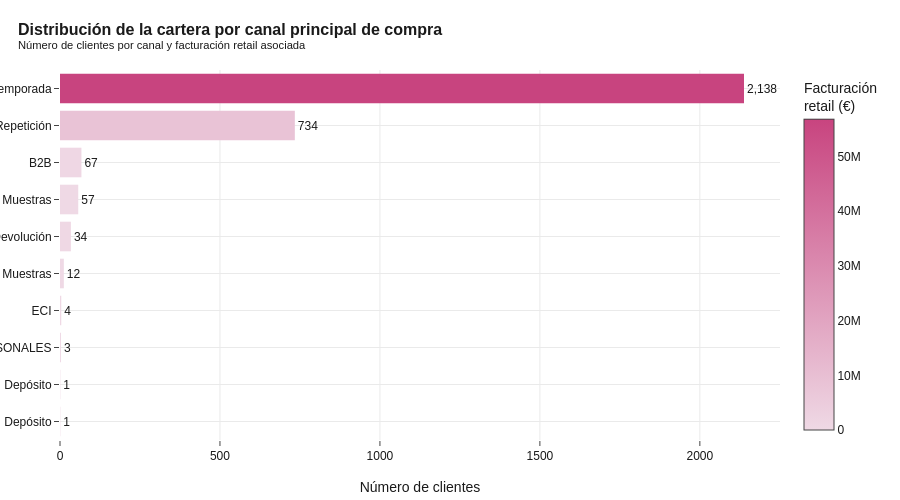

Notebook code cell kept with this figure:
### Markdown cell above
## 3. Mix de canales y comportamiento de compra

### Code cell
# 3.1 Distribución por canal principal
canal_dist = (df_sin_tecnicas[df_sin_tecnicas["canal_principal"].notna()]
              .groupby("canal_principal")
              .agg(num_clientes=("id_cliente", "count"),
                   facturacion_retail=("facturacion_retail_neta_eur", "sum"))
              .reset_index()
              .sort_values("num_clientes", ascending=False))
canal_dist["pct_clientes"] = (100 * canal_dist["num_clientes"] / canal_dist["num_clientes"].sum()).round(2)

print("DISTRIBUCIÓN DE LA CARTERA POR CANAL PRINCIPAL DE COMPRA")
print("=" * 75)
for _, row in canal_dist.iterrows():
    print(f"   {str(row['canal_principal']):<25s}  {fmt_es(row['num_clientes']):>6s} cli ({row['pct_clientes']:>5.2f} %)  Fact retail: {fmt_es(row['facturacion_retail']/1e6, 2):>6s} M €")

fig = px.bar(
    canal_dist.head(10).sort_values("num_clientes"),
    x="num_clientes", y="canal_principal",
    orientation="h",
    color="facturacion_retail",
    color_continuous_scale=[[0, "#EFD9E5"], [1, COLOR_NACIONAL]],
    text="num_clientes",
)
fig.update_traces(
    texttemplate="%{text:,}", textposition="outside",
    hovertemplate="<b>%{y}</b><br>Clientes: %{x:,}<br>Facturación retail: %{marker.color:,.0f} €<extra></extra>"
)
fig.update_layout(
    title=dict(text="<b>Distribución de la cartera por canal principal de compra</b><br><sup>Número de clientes por canal y facturación retail asociada</sup>"),
    xaxis_title="Número de clientes", yaxis_title="",
    coloraxis_colorbar=dict(title="Facturación<br>retail (€)"),
    height=500,
)
guardar_y_mostrar(fig, "05_distribucion_canal_principal")

### Figure 1 — Plotly figure (JSON) as saved in the notebook; plotly's stock layout.template omitted (floating-point values rounded to 4 significant figures)
{"data": [{"hovertemplate": "<b>%{y}</b><br>Clientes: %{x:,}<br>Facturación retail: %{marker.color:,.0f} €<extra></extra>", "legendgroup": "", "marker": {"color": [115200.0, 326800.0, 754.6, 65150.0, 64950.0, 338300.0, 152000.0, 721800.0, 8499000.0, 56820000.0], "coloraxis": "coloraxis", "pattern": {"shape": ""}}, "name": "", "orientation": "h", "showlegend": false, "text": [1.0, 1.0, 3.0, 4.0, 12.0, 34.0, 57.0, 67.0, 734.0, 2138.0], "textposition": "outside", "texttemplate": "%{text:,}", "type": "bar", "x": [1, 1, 3, 4, 12, 34, 57, 67, 734, 2138], "xaxis": "x", "y": ["Dev. Depósito", "Depósito", "PERSONALES", "ECI", "Dev. Muestras", "Devolución", "Muestras", "B2B", "Repetición", "Temporada"], "yaxis": "y"}], "layout": {"barmode": "relative", "coloraxis": {"colorbar": {"title": {"text": "Facturación<br>retail (€)"}}, "colorscale": [[0, "#EFD9E5"], [1, "#C8447F"]]}, "height": 500, "legend": {"tracegroupgap": 0}, "title": {"text": "<b>Distribución de la cartera por canal principal de compra</b><br><sup>Número de clientes por canal y facturación retail asociada</sup>"}, "xaxis": {"anchor": "y", "domain": [0, 1], "title": {"text": "Número de clientes"}}, "yaxis": {"anchor": "x", "domain": [0, 1], "title": {"text": ""}}}}
